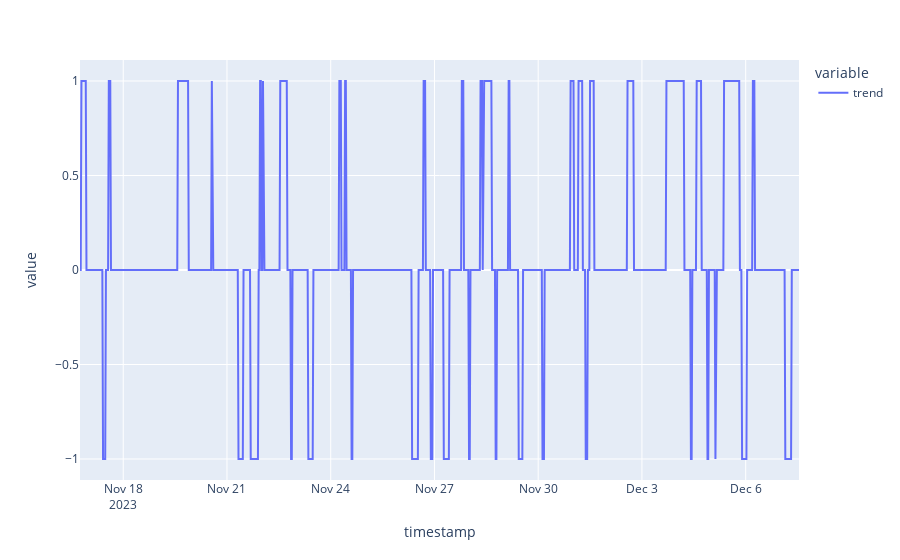

The notebook cell saved with this chart:
### Code cell
candles['trend'].plot()

### Figure 1 — Plotly figure (JSON) as saved in the notebook; plotly's stock layout.template omitted (floating-point values rounded to 4 significant figures; data arrays with more than 128 entries replaced by an {"elided": "..."} marker saying what was removed)
{"data": [{"hovertemplate": "variable=trend<br>timestamp=%{x}<br>value=%{y}<extra></extra>", "legendgroup": "trend", "line": {"color": "#636efa", "dash": "solid"}, "marker": {"symbol": "circle"}, "mode": "lines", "name": "trend", "orientation": "v", "showlegend": true, "type": "scatter", "x": {"elided": "999 str values"}, "xaxis": "x", "y": {"elided": "999 int values"}, "yaxis": "y"}], "layout": {"legend": {"title": {"text": "variable"}, "tracegroupgap": 0}, "margin": {"t": 60}, "xaxis": {"anchor": "y", "domain": [0, 1], "title": {"text": "timestamp"}}, "yaxis": {"anchor": "x", "domain": [0, 1], "title": {"text": "value"}}}}
